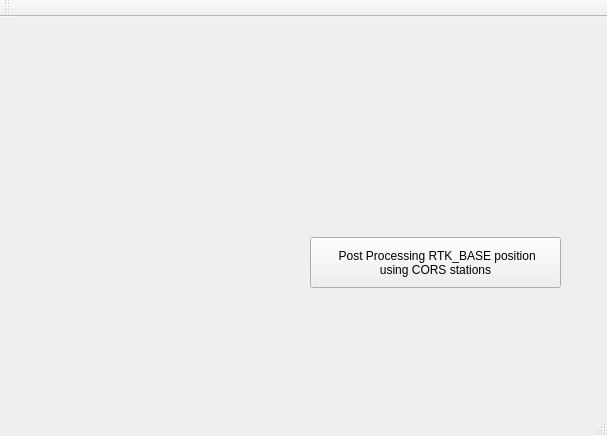
<?xml version="1.0" encoding="UTF-8"?>
<ui version="4.0">
 <class>MainWindow</class>
 <widget class="QMainWindow" name="MainWindow">
  <property name="geometry">
   <rect>
    <x>0</x>
    <y>0</y>
    <width>607</width>
    <height>436</height>
   </rect>
  </property>
  <property name="windowTitle">
   <string>MainWindow</string>
  </property>
  <widget class="QWidget" name="centralWidget">
   <widget class="QPushButton" name="pushButton_run">
    <property name="geometry">
     <rect>
      <x>310</x>
      <y>220</y>
      <width>251</width>
      <height>51</height>
     </rect>
    </property>
    <property name="text">
     <string> Post Processing RTK_BASE position 
 using CORS stations </string>
    </property>
   </widget>
  </widget>
  <widget class="QMenuBar" name="menuBar">
   <property name="geometry">
    <rect>
     <x>0</x>
     <y>0</y>
     <width>607</width>
     <height>25</height>
    </rect>
   </property>
  </widget>
  <widget class="QToolBar" name="mainToolBar">
   <attribute name="toolBarArea">
    <enum>TopToolBarArea</enum>
   </attribute>
   <attribute name="toolBarBreak">
    <bool>false</bool>
   </attribute>
  </widget>
  <widget class="QStatusBar" name="statusBar"/>
 </widget>
 <layoutdefault spacing="6" margin="11"/>
 <resources/>
 <connections/>
</ui>
